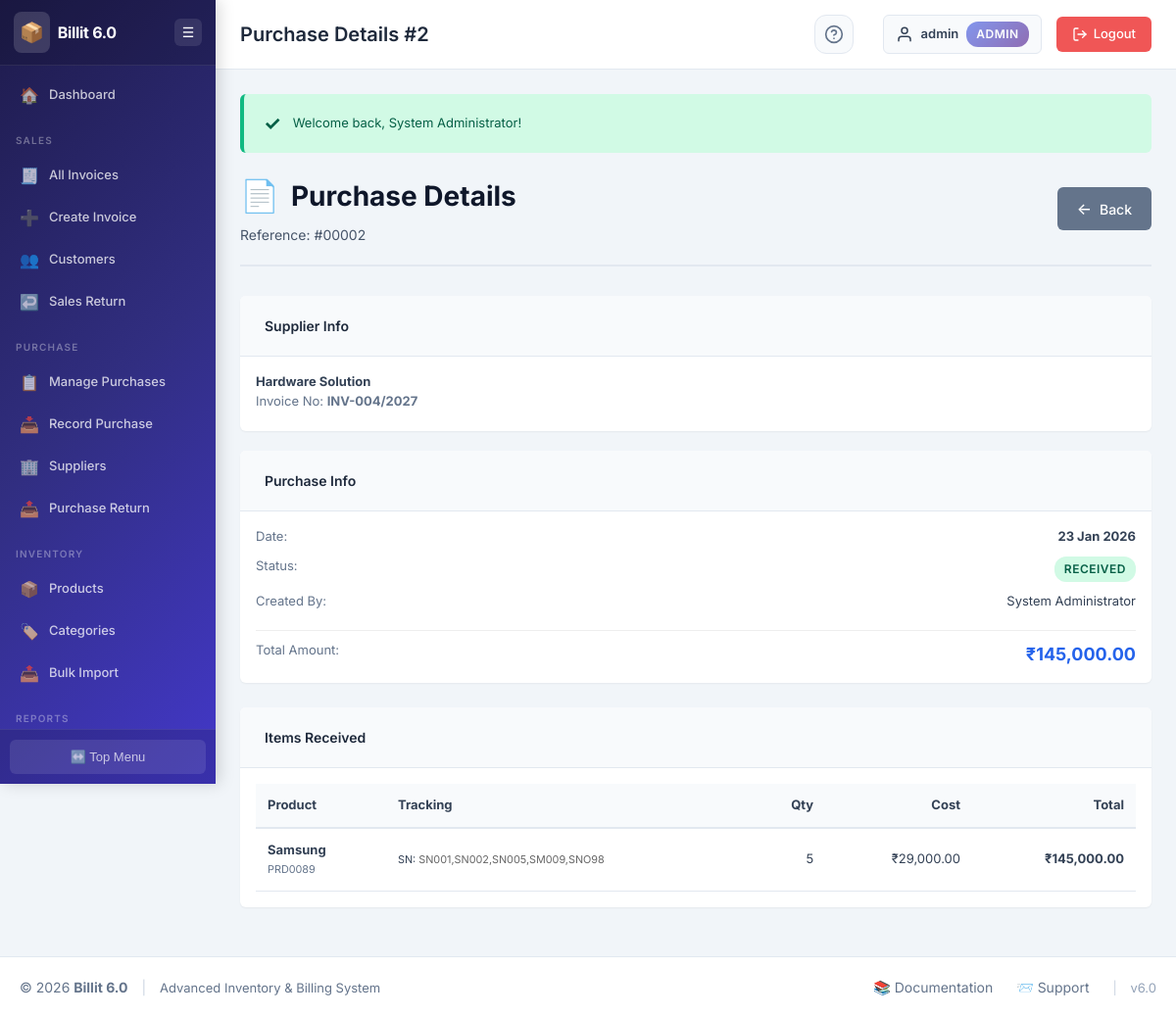
The app's page /purchases/view_purchase.php?id=2 (signed in) with its own data.
### tables this page shows
CREATE TABLE `purchases` (
  `purchase_id` int(11) NOT NULL,
  `supplier_id` int(11) NOT NULL,
  `supplier_invoice_no` varchar(50) DEFAULT NULL,
  `purchase_date` date NOT NULL,
  `total_amount` decimal(10,2) NOT NULL DEFAULT 0.00,
  `paid_amount` decimal(10,2) DEFAULT 0.00,
  `payment_status` enum('paid','partial','unpaid') DEFAULT 'unpaid',
  `status` enum('received','pending','cancelled') DEFAULT 'received',
  `notes` text DEFAULT NULL,
  `created_at` timestamp NOT NULL DEFAULT current_timestamp(),
  `created_by` int(11) DEFAULT NULL
);

CREATE TABLE `suppliers` (
  `supplier_id` int(11) NOT NULL,
  `supplier_name` varchar(100) NOT NULL,
  `contact_person` varchar(100) DEFAULT NULL,
  `email` varchar(100) DEFAULT NULL,
  `phone` varchar(20) DEFAULT NULL,
  `address` text DEFAULT NULL,
  `city` varchar(50) DEFAULT NULL,
  `country` varchar(50) DEFAULT NULL,
  `status` enum('active','inactive') NOT NULL DEFAULT 'active',
  `created_at` timestamp NOT NULL DEFAULT current_timestamp(),
  `updated_at` timestamp NOT NULL DEFAULT current_timestamp() ON UPDATE current_timestamp()
);

CREATE TABLE `users` (
  `user_id` int(11) NOT NULL,
  `username` varchar(50) NOT NULL,
  `password` varchar(255) NOT NULL,
  `full_name` varchar(100) NOT NULL,
  `email` varchar(100) NOT NULL,
  `role` enum('admin','manager','staff') NOT NULL DEFAULT 'staff',
  `status` enum('active','inactive') NOT NULL DEFAULT 'active',
  `created_at` timestamp NOT NULL DEFAULT current_timestamp(),
  `updated_at` timestamp NOT NULL DEFAULT current_timestamp() ON UPDATE current_timestamp()
);

CREATE TABLE `purchase_items` (
  `item_id` int(11) NOT NULL,
  `purchase_id` int(11) NOT NULL,
  `product_id` int(11) NOT NULL,
  `quantity` int(11) NOT NULL,
  `unit_cost` decimal(10,2) NOT NULL,
  `total_cost` decimal(10,2) NOT NULL,
  `batch_no` varchar(50) DEFAULT NULL,
  `expiry_date` date DEFAULT NULL,
  `serial_numbers` text DEFAULT NULL
);

CREATE TABLE `products` (
  `product_id` int(11) NOT NULL,
  `product_code` varchar(50) NOT NULL,
  `product_name` varchar(200) NOT NULL,
  `hsn_code` varchar(20) DEFAULT NULL,
  `description` text DEFAULT NULL,
  `category_id` int(11) NOT NULL,
  `supplier_id` int(11) DEFAULT NULL,
  `unit_price` decimal(10,2) NOT NULL DEFAULT 0.00,
  `gst_rate` decimal(5,2) NOT NULL DEFAULT 18.00,
  `quantity_in_stock` int(11) NOT NULL DEFAULT 0,
  `reorder_level` int(11) NOT NULL DEFAULT 10,
  `unit_of_measure` varchar(20) DEFAULT 'pcs',
  `tracking_type` enum('none','batch','serial') NOT NULL DEFAULT 'none',
  `status` enum('active','inactive','discontinued') NOT NULL DEFAULT 'active',
  `created_at` timestamp NOT NULL DEFAULT current_timestamp(),
  `updated_at` timestamp NOT NULL DEFAULT current_timestamp() ON UPDATE current_timestamp()
);

### purchases/view_purchase.php (the view, shortened to what this page needs)
<?php
require_once '../config/config.php';
require_once '../includes/functions.php';
$purchase_id = sanitize_sql($connection, $_GET['id']);
$query = "SELECT p.*, s.supplier_name, s.email, s.phone, s.address, u.full_name
          FROM purchases p
          LEFT JOIN suppliers s ON p.supplier_id = s.supplier_id
          LEFT JOIN users u ON p.created_by = u.user_id
          WHERE p.purchase_id = '$purchase_id' LIMIT 1";
$purchase = db_fetch_one($connection, $query);
$items_query = "SELECT pi.*, p.product_name, p.product_code
                FROM purchase_items pi
                LEFT JOIN products p ON pi.product_id = p.product_id
                WHERE pi.purchase_id = '$purchase_id'";
$items = db_fetch_all($connection, $items_query);
require_once '../includes/header.php';
?>
<div class="page-header">
    <div>
        <h2 class="page-title"><span class="page-icon">📄</span> Purchase Details</h2>
        <p class="page-description">Reference: #<?php echo str_pad($purchase['purchase_id'], 5, '0', STR_PAD_LEFT); ?></p>
    </div>
    <div class="page-actions">
        <a href="index.php" class="btn btn-secondary">
            <span class="btn-icon">←</span> Back
        </a>
    </div>
</div>
<div class="row">
    <div class="col-md-4">
        <div class="card mb-20">
            <div class="card-header">
                <h3 class="card-title">Supplier Info</h3>
            </div>
            <div class="card-body">
                <h4 style="margin-top:0;"><?php echo escape_html($purchase['supplier_name']); ?></h4>
                <p class="text-muted" style="font-size:13px; margin-bottom:5px;">
                    Invoice No: <strong><?php echo escape_html($purchase['supplier_invoice_no']); ?></strong>
                </p>
            </div>
        </div>
        <div class="card">
             <div class="card-header">
                <h3 class="card-title">Purchase Info</h3>
            </div>
            <div class="card-body">
                <div style="display:flex; justify-content:space-between; margin-bottom:10px;">
                    <span class="text-muted">Date:</span>
                    <strong><?php echo date('d M Y', strtotime($purchase['purchase_date'])); ?></strong>
                </div>
                <div style="display:flex; justify-content:space-between; margin-bottom:10px;">
                    <span class="text-muted">Status:</span>
                    <span class="badge badge-<?php echo $purchase['status']=='received'?'success':'warning'; ?>">
                        <?php echo ucfirst($purchase['status']); ?>
                    </span>
                </div>
                <div style="display:flex; justify-content:space-between; margin-bottom:10px;">
                    <span class="text-muted">Created By:</span>
                    <span><?php echo escape_html($purchase['full_name']); ?></span>
                </div>
                 <div style="display:flex; justify-content:space-between; margin-top:20px; border-top:1px solid #eee; padding-top:10px;">
                    <span class="text-muted">Total Amount:</span>
                    <strong style="font-size:18px; color:#2563eb;">₹<?php echo number_format($purchase['total_amount'], 2); ?></strong>
                </div>
            </div>
        </div>
    </div>
    <div class="col-md-8">
        <div class="card">
            <div class="card-header">
                <h3 class="card-title">Items Received</h3>
            </div>
            <div class="card-body">
                <div class="table-responsive">
                    <table class="table" style="width: 100%; border-collapse: collapse;">
                        <thead>
                            <tr style="background-color: #f8fafc; border-bottom: 2px solid #e2e8f0;">
                                <th style="padding: 12px; text-align: left;">Product</th>
                                <th style="padding: 12px; text-align: left;">Tracking</th>
                                <th style="padding: 12px; text-align: right;">Qty</th>
                                <th style="padding: 12px; text-align: right;">Cost</th>
                                <th style="padding: 12px; text-align: right;">Total</th>
                            </tr>
                        </thead>
                        <tbody>
                            <?php foreach($items as $item):
                                $tracking = "";
                                if($item['serial_numbers']) $tracking .= "<div><small>SN: <span style='color:#666;'>{$item['serial_numbers']}</span></small></div>";
                            ?>
                            <tr style="border-bottom: 1px solid #e2e8f0;">
                                <td style="padding: 12px;">
                                    <strong><?php echo escape_html($item['product_name']); ?></strong><br>
                                    <small class="text-muted"><?php echo escape_html($item['product_code']); ?></small>
                                </td>
                                <td style="padding: 12px;"><?php echo $tracking ? $tracking : '<span class="text-muted">-</span>'; ?></td>
                                <td style="padding: 12px; text-align: right;"><?php echo $item['quantity']; ?></td>
                                <td style="padding: 12px; text-align: right;">₹<?php echo number_format($item['unit_cost'], 2); ?></td>
                                <td style="padding: 12px; text-align: right;"><strong>₹<?php echo number_format($item['total_cost'], 2); ?></strong></td>
                            </tr>
                            <?php endforeach; ?>
                        </tbody>
                    </table>
                </div>
            </div>
        </div>
    </div>
</div>
<?php require_once '../includes/footer.php'; ?>

### assets/css/style.css (style rules this page uses)
* { margin: 0; padding: 0; box-sizing: border-box; }
:root { --primary-color: #4f46e5; --primary-dark: #4338ca; --primary-light: #6366f1; --secondary-color: #64748b; --success-color: #10b981; --warning-color: #f59e0b; --danger-color: #ef4444; --info-color: #06b6d4; --gray-50: #f8fafc; --gray-100: #f1f5f9; --gray-200: #e2e8f0; --gray-300: #cbd5e1; --gray-400: #94a3b8; --gray-500: #64748b; --gray-600: #475569; --gray-700: #334155; --gray-800: #1e293b; --gray-900: #0f172a; --header-height: 56px; --footer-height: 48px; --sidebar-width: 220px; --sidebar-collapsed-width: 60px; --border-radius: 6px; --box-shadow: 0 1px 2px 0 rgba(0, 0, 0, 0.05); --box-shadow-lg: 0 4px 6px -1px rgba(0, 0, 0, 0.1), 0 2px 4px -1px rgba(0, 0, 0, 0.06); --font-family: 'Inter', -apple-system, BlinkMacSystemFont, 'Segoe UI', Roboto, sans-serif; }
body { font-family: var(--font-family); font-size: 13px; line-height: 1.5; color: var(--gray-700); background-color: #f1f5f9; min-height: 100vh; display: flex; flex-direction: column; }
.page-header { display: flex; justify-content: space-between; align-items: center; margin-bottom: 30px; padding-bottom: 20px; border-bottom: 2px solid var(--gray-200); }
.page-title { font-size: 28px; font-weight: 700; color: var(--gray-900); display: flex; align-items: center; gap: 12px; }
.page-icon { font-size: 32px; }
.page-description { color: var(--gray-600); font-size: 14px; margin-top: 5px; }
.page-actions { display: flex; gap: 10px; }
.card { background: white; border-radius: var(--border-radius); box-shadow: var(--box-shadow); margin-bottom: 25px; overflow: hidden; }
.card-header { padding: 20px 25px; background: var(--gray-50); border-bottom: 1px solid var(--gray-200); display: flex; justify-content: space-between; align-items: center; }
.card-title { font-size: 14px; font-weight: 600; color: var(--gray-800); }
.card-body { padding: 16px; }
.btn { display: inline-flex; align-items: center; gap: 8px; padding: 10px 20px; border: none; border-radius: 6px; font-size: 14px; font-weight: 500; font-family: var(--font-family); cursor: pointer; text-decoration: none; transition: all 0.3s ease; white-space: nowrap; }
.btn-icon { font-size: 16px; }
.btn-secondary { background: var(--gray-500); color: white; }
.table-responsive { overflow-x: auto; }
.text-muted { color: var(--gray-500); }
.badge { display: inline-block; padding: 4px 10px; border-radius: 12px; font-size: 12px; font-weight: 600; text-transform: uppercase; letter-spacing: 0.5px; }
.badge-success { background: #d1fae5; color: #065f46; }
.mb-20 { margin-bottom: 20px; }

### records on screen
purchases: purchase_id "00002", supplier.supplier_name "Hardware Solution", supplier_invoice_no "INV-004/2027", purchase_date "23 Jan 2026", status "RECEIVED", users.full_name "System Administrator", total_amount "145,000.00"
purchase_items: product.product_name "Samsung", product.product_code "PRD0089", serial_numbers "SN001,SN002,SN005,SM009,SNO98", quantity "5", unit_cost "29,000.00", total_cost "145,000.00"

### other values on screen
APP_NAME "Billit 6.0"
$page_title "Purchase Details #2"
escape_html($current_user) "admin"
$current_role "ADMIN"
$message "Welcome back, System Administrator!"
APP_VERSION "6.0"
